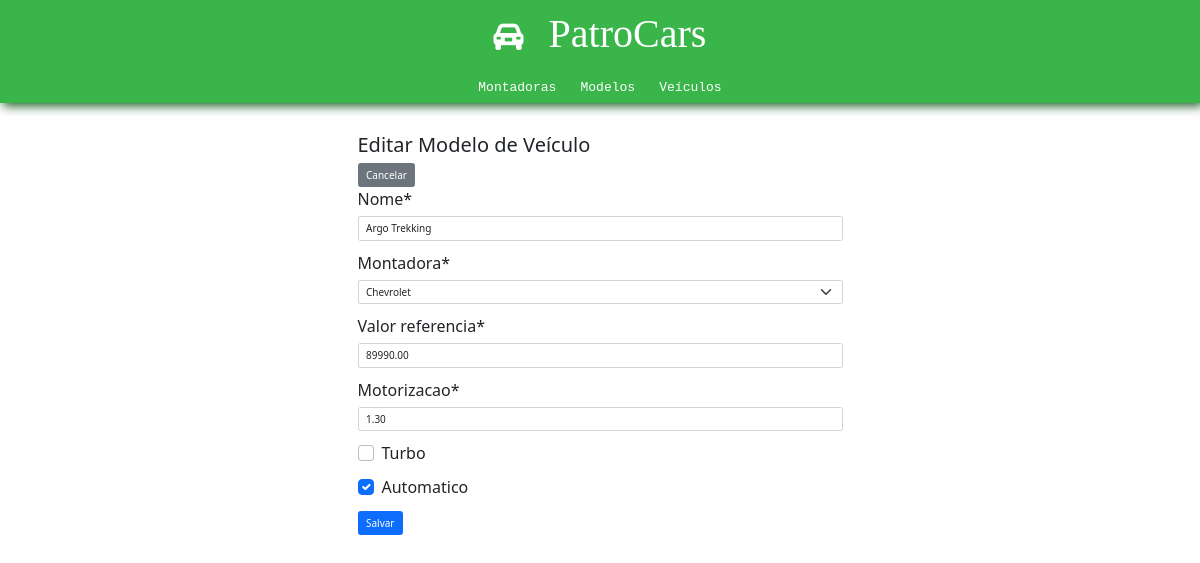
Page /patrocars/modelos/editar/01JAE1FN7533WG4WRNSMM9VPRW/ on the earlier database version.
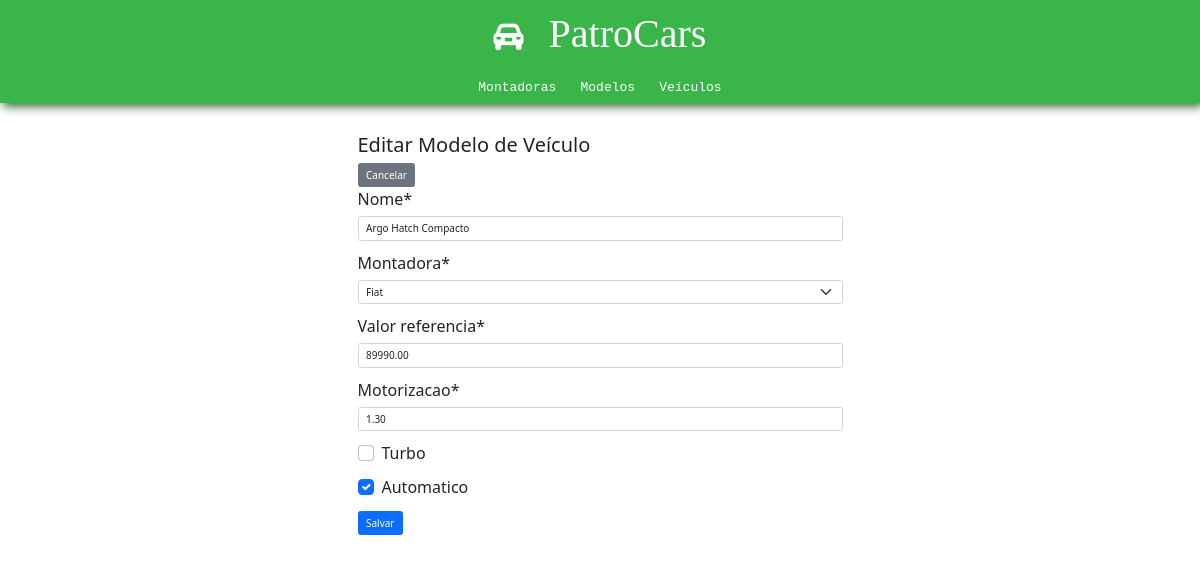
Same page on the later database version.
### patrocars/models.py (models this page shows, shortened)
class ModelosDeVeiculos(models.Model):
    id = models.CharField(primary_key=True, default=ulid.new, editable=False, max_length=26)
    nome = models.CharField(max_length=100)
    montadora = models.ForeignKey(Montadora, on_delete=models.CASCADE)
    valor_referencia = models.DecimalField(max_digits=10, decimal_places=2)
    motorizacao = models.DecimalField(max_digits=4, decimal_places=2)
    turbo = models.BooleanField(default=False)
    automatico = models.BooleanField(default=False)

class Montadora(models.Model):
    id = models.CharField(primary_key=True, default=ulid.new, editable=False, max_length=26)
    nome = models.CharField(max_length=100)
    pais = models.CharField(max_length=100)
    ano_fundacao = models.IntegerField()
    def __str__(self):
        return self.nome

### patrocars/views.py (the view)
# urls.py: path('modelos/editar/<str:modelo_id>/', views.editar_modelo, name='editar_modelo'),
def editar_modelo(request, modelo_id):
    modelo = get_object_or_404(ModelosDeVeiculos, id=modelo_id)
    if request.method == 'POST':
        form = ModelosDeVeiculosForm(request.POST, instance=modelo)
        if form.is_valid():
            form.save()
            return redirect('patrocars:detalhe_modelo', modelo_id=modelo.id)
    else:
        form = ModelosDeVeiculosForm(instance=modelo)
    return render(request, 'patrocars/modelos/editar_modelo.html', {'form': form, 'modelo': modelo})

### patrocars/forms.py
class ModelosDeVeiculosForm(forms.ModelForm):
    class Meta:
        model = ModelosDeVeiculos
        fields = ['nome', 'montadora', 'valor_referencia', 'motorizacao', 'turbo', 'automatico']

### patrocars/templates/patrocars/modelos/editar_modelo.html (shortened to what this page needs)
{% include 'patrocars/partials/head.html' %}
{% load crispy_forms_tags %}
<body>
    {% include 'patrocars/partials/header.html' %}
    <div class="container-sm mt-5" style="width: 500px;">
        <h2>Editar Modelo de Veículo</h2>
        <button class="btn btn-secondary"><a href="{% url 'patrocars:detalhe_modelo' modelo.id %}">Cancelar</a></button>
        <form method="post">
            {{ form|crispy }}
            <button type="submit" class="btn btn-primary">Salvar</button>
        </form>
    </div>
</body>
</html>

Differences in the rows shown:
changed ModelosDeVeiculos: nome "Argo Trekking" → "Argo Hatch Compacto"; montadora "Chevrolet" → "Fiat"
